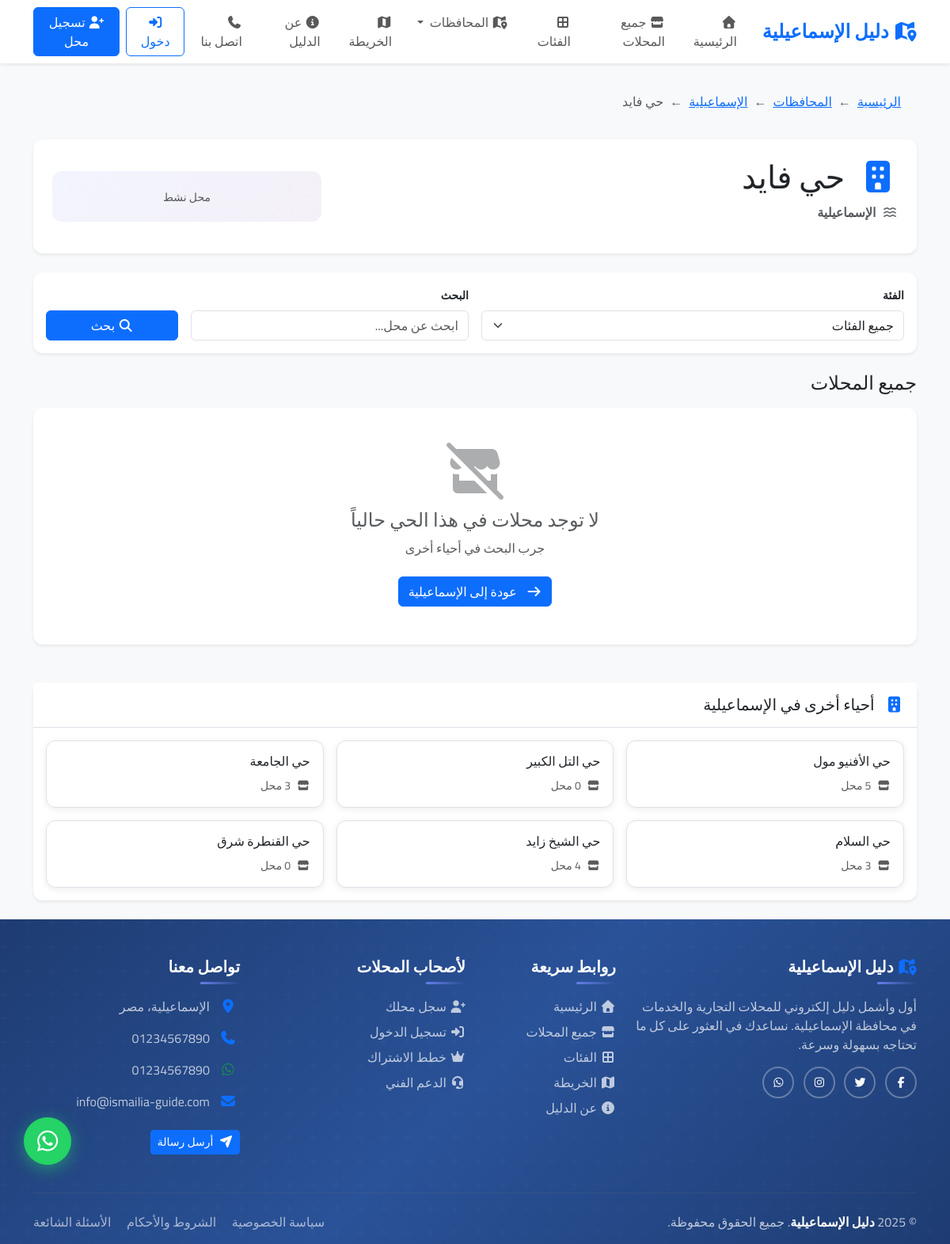
The app's page /district/الإسماعيلية-حي-فايد/ with its own data.
### directory/models.py (models this page shows, shortened)
class District(models.Model):
    governorate = models.ForeignKey(
        'Governorate',
        on_delete=models.CASCADE,
        related_name='districts',
        related_query_name='district',
        verbose_name='المحافظة'
    )
    name = models.CharField(
        max_length=100,
        verbose_name='اسم الحي',
        db_index=True
    )
    slug = models.SlugField(
        max_length=100,
        unique=True,
        blank=True,
        allow_unicode=True,
        verbose_name='الرابط'
    )
    description = models.TextField(
        blank=True,
        verbose_name='الوصف',
        help_text='وصف تفصيلي للحي (اختياري)'
    )
    is_active = models.BooleanField(
        default=True,
        verbose_name='نشط'
    )
    order = models.IntegerField(
        default=0,
        verbose_name='الترتيب'
    )
    created_at = models.DateTimeField(
        auto_now_add=True,
        verbose_name='تاريخ الإنشاء'
    )
    updated_at = models.DateTimeField(
        auto_now=True,
        verbose_name='تاريخ التحديث'
    )
    class Meta:
        verbose_name = 'حي'
        verbose_name_plural = 'الأحياء'
        ordering = ['governorate__order', 'governorate__name', 'order', 'name']
        indexes = [
            models.Index(fields=['slug']),
            models.Index(fields=['governorate', 'is_active']),
            models.Index(fields=['is_active', 'order']),
        ]
        unique_together = [['governorate', 'name']]  # منع تكرار اسم الحي في نفس المحافظة
    def get_business_count(self):
        return self.businesses.filter(is_active=True, is_verified=True).count()

class Governorate(models.Model):
    name = models.CharField(
        max_length=100,
        unique=True,
        verbose_name='اسم المحافظة',
        help_text='مثال: الإسماعيلية، الشرقية، بورسعيد',
        db_index=True
    )
    slug = models.SlugField(
        max_length=100,
        unique=True,
        blank=True,
        allow_unicode=True,
        verbose_name='الرابط'
    )
    description = models.TextField(
        blank=True,
        verbose_name='الوصف',
        help_text='معلومات عن المحافظة (اختياري)'
    )
    icon = models.CharField(
        max_length=50,
        blank=True,
        default='fas fa-city',
        verbose_name='أيقونة Font Awesome',
        help_text='مثال: fas fa-city'
    )
    image = models.ImageField(
        upload_to='governorates/%Y/%m/',
        blank=True,
        null=True,
        verbose_name='صورة المحافظة',
        help_text='صورة تمثيلية للمحافظة (اختياري)'
    )
    is_active = models.BooleanField(
        default=True,
        verbose_name='نشط',
        help_text='إلغاء التفعيل يخفي المحافظة من الموقع'
    )
    order = models.IntegerField(
        default=0,
        verbose_name='الترتيب',
        help_text='رقم أصغر = يظهر أولاً'
    )
    created_at = models.DateTimeField(
        auto_now_add=True,
        verbose_name='تاريخ الإنشاء'
    )
    updated_at = models.DateTimeField(
        auto_now=True,
        verbose_name='تاريخ التحديث'
    )
    class Meta:
        verbose_name = 'محافظة'
        verbose_name_plural = 'المحافظات'
        ordering = ['order', 'name']
        indexes = [
            models.Index(fields=['slug']),
            models.Index(fields=['is_active', 'order']),
        ]

### accounts/context_processors.py (called while the page is built, shortened)
def admin_stats(request):
    if not request.user.is_authenticated or not (request.user.is_staff or request.user.is_superuser):
        return {}

### directory/context_processors.py (called while the page is built)
def seo_defaults(request):
    return {
        'seo': {
            'site_name': getattr(settings, 'SITE_NAME', 'دليل الإسماعيلية'),
            'title': 'دليل الإسماعيلية - دليل شامل للمحلات والخدمات',
            'description': 'دليل شامل للمحلات التجارية والخدمات في الإسماعيلية والمحافظات المجاورة',
            'keywords': 'الإسماعيلية، دليل، محلات، خدمات، مطاعم، صيدليات',
        'navbar_categories': Category.objects.filter(
            is_active=True
        ).order_by('order', 'name')[:8],
        'navbar_governorates': Governorate.objects.filter(
            is_active=True
        ).order_by('order', 'name'),
        'total_categories': Category.objects.filter(is_active=True).count(),
        'total_governorates': Governorate.objects.filter(is_active=True).count(),
        'total_districts': District.objects.filter(is_active=True).count(),
    }
        }

def navbar_context(request):
    navbar_governorates = Governorate.objects.filter(
        is_active=True
    ).annotate(
        business_count=Count(
            'district__business',
            filter=Q(
                district__business__is_active=True,
                district__business__is_verified=True
            ),
            distinct=True
        )
    ).order_by('order', 'name')[:6]
    pending_businesses_count = 0
    pending_reviews_count = 0  # ← صفر مؤقتاً
    if request.user.is_authenticated and (request.user.is_staff or request.user.is_superuser):
        pending_businesses_count = Business.objects.filter(is_verified=False).count()
    return {
        'navbar_governorates': navbar_governorates,
        'pending_businesses_count': pending_businesses_count,
        'pending_reviews_count': pending_reviews_count,
    }

### directory/converters.py (called while the page is built)
    def to_python(self, value):
        return str(value)

    def to_url(self, value):
        return str(value)

### templates/directory/district_detail.html (shortened to what this page needs)
{% extends 'base.html' %}
{% load static %}
{% block content %}
<div class="container py-4">
    <nav aria-label="breadcrumb" class="mb-4">
        <ol class="breadcrumb">
            <li class="breadcrumb-item"><a href="{% url 'home' %}">الرئيسية</a></li>
            <li class="breadcrumb-item"><a href="{% url 'governorates' %}">المحافظات</a></li>
            <li class="breadcrumb-item"><a href="{% url 'governorate_detail' district.governorate.slug %}">{{ district.governorate.name }}</a></li>
            <li class="breadcrumb-item active">{{ district.name }}</li>
        </ol>
    </nav>
    <div class="card shadow-sm border-0 mb-4">
        <div class="card-body p-4">
            <div class="row align-items-center">
                <div class="col-md-8">
                    <h1 class="mb-2">
                        <i class="fas fa-building text-primary me-2"></i>
                        {{ district.name }}
                    </h1>
                    <p class="text-muted mb-3">
                        <i class="{{ district.governorate.icon|default:'fas fa-city' }} me-1"></i>
                        <strong>{{ district.governorate.name }}</strong>
                    </p>
                </div>
                <div class="col-md-4 text-md-end">
                    <div class="d-flex flex-column gap-2">
                        <div class="stat-box">
                            <small class="text-muted">محل نشط</small>
                        </div>
                    </div>
                </div>
            </div>
        </div>
    </div>
    <div class="card shadow-sm border-0 mb-4">
        <div class="card-body">
            <form method="get" class="row g-3">
                <div class="col-md-6">
                    <label class="form-label small fw-bold">الفئة</label>
                    <select name="category" class="form-select" onchange="this.form.submit()">
                        <option value="">جميع الفئات</option>
                    </select>
                </div>
                <div class="col-md-4">
                    <label class="form-label small fw-bold">البحث</label>
                    <input type="text" name="search" class="form-control" placeholder="ابحث عن محل..." value="{{ search_query }}">
                </div>
                <div class="col-md-2 d-flex align-items-end">
                    <button type="submit" class="btn btn-primary w-100">
                        <i class="fas fa-search"></i> بحث
                    </button>
                </div>
            </form>
        </div>
    </div>
    <div class="d-flex justify-content-between align-items-center mb-3">
        <h4 class="mb-0">
            {% if search_query or selected_category %}
            نتائج البحث
            {% else %}
            جميع المحلات
            {% endif %}
        </h4>
    </div>
    {% if businesses %}
    <div class="row g-4 mb-4">
        {% for business in businesses %}
        <div class="col-lg-4 col-md-6">
            {% include 'includes/business_card.html' %}
        </div>
        {% endfor %}
    </div>
    {% if businesses.has_other_pages %}
    <nav class="mt-5">
        <ul class="pagination justify-content-center">
            {% if businesses.has_previous %}
            <li class="page-item">
                <a class="page-link" href="?page=1{% if selected_category %}&category={{ selected_category }}{% endif %}{% if search_query %}&search={{ search_query }}{% endif %}">الأولى</a>
            </li>
            <li class="page-item">
                <a class="page-link" href="?page={{ businesses.previous_page_number }}{% if selected_category %}&category={{ selected_category }}{% endif %}{% if search_query %}&search={{ search_query }}{% endif %}">السابقة</a>
            </li>
            {% endif %}
            <li class="page-item active">
                <span class="page-link">
                    صفحة {{ businesses.number }} من {{ businesses.paginator.num_pages }}
                </span>
            </li>
            {% if businesses.has_next %}
            <li class="page-item">
                <a class="page-link" href="?page={{ businesses.next_page_number }}{% if selected_category %}&category={{ selected_category }}{% endif %}{% if search_query %}&search={{ search_query }}{% endif %}">التالية</a>
            </li>
            <li class="page-item">
                <a class="page-link" href="?page={{ businesses.paginator.num_pages }}{% if selected_category %}&category={{ selected_category }}{% endif %}{% if search_query %}&search={{ search_query }}{% endif %}">الأخيرة</a>
            </li>
            {% endif %}
        </ul>
    </nav>
    {% endif %}
    {% else %}
    <div class="card shadow-sm border-0">
        <div class="card-body text-center py-5">
            <i class="fas fa-store-slash fa-4x text-muted mb-3 opacity-50"></i>
            <h4 class="text-muted">لا توجد محلات في هذا الحي حالياً</h4>
            <p class="text-muted mb-4">جرب البحث في أحياء أخرى</p>
            <a href="{% url 'governorate_detail' district.governorate.slug %}" class="btn btn-primary">
                <i class="fas fa-arrow-right me-2"></i>
                عودة إلى {{ district.governorate.name }}
            </a>
        </div>
    </div>
    {% endif %}
    {% if other_districts %}
    <div class="card shadow-sm border-0 mt-5">
        <div class="card-header bg-white border-bottom py-3">
            <h5 class="mb-0">
                <i class="fas fa-building me-2 text-primary"></i>
                أحياء أخرى في {{ district.governorate.name }}
            </h5>
        </div>
        <div class="card-body">
            <div class="row g-3">
                {% for other_district in other_districts %}
                <div class="col-md-6 col-lg-4">
                    <a href="{% url 'district_detail' other_district.slug %}" class="text-decoration-none">
                        <div class="card h-100 border hover-lift">
                            <div class="card-body">
                                <h6 class="mb-2">{{ other_district.name }}</h6>
                                <small class="text-muted">
                                    <i class="fas fa-store me-1"></i>
                                    {{ other_district.get_business_count }} محل
                                </small>
                            </div>
                        </div>
                    </a>
                </div>
                {% endfor %}
            </div>
        </div>
    </div>
    {% endif %}
</div>
{% endblock %}

### static/css/style.css (style rules this page uses)
body, h1, h2, h3, h4, h5, h6, p, a, button, input, textarea, select, label, span, div { font-family: 'Cairo', sans-serif; }
body { background-color: #f8f9fa; min-height: 100vh; display: flex; flex-direction: column; }
.card { border: none; box-shadow: 0 2px 10px rgba(0,0,0,0.08); transition: transform 0.3s, box-shadow 0.3s; height: 100%; }

### static/css/animations.css (style rules this page uses)
html { scroll-behavior: smooth; }
.hover-lift { transition: all 0.3s ease; }

### templates/base.html (style rules this page uses)
* { font-family: 'Cairo', sans-serif; }
html { scroll-behavior: smooth; height: 100%; }
body { min-height: 100%; display: flex; flex-direction: column; background-color: #f8f9fa; margin: 0; padding: 0; }

### templates/includes/navbar.html (style rules this page uses)
.btn { transition: all 0.3s ease; }

### templates/directory/district_detail.html (style rules this page uses)
.stat-box { background: linear-gradient(135deg, #667eea15 0%, #764ba215 100%); padding: 20px; border-radius: 12px; text-align: center; }
.hover-lift { transition: all 0.3s ease; }
.card { border-radius: 12px; }
.breadcrumb { background: #f8f9fa; padding: 12px 20px; border-radius: 8px; }
.breadcrumb-item + .breadcrumb-item::before { content: "←"; }

### records on screen
District: governorate.name "الإسماعيلية", name "حي فايد"
District: name "حي الأفنيو مول"
District: name "حي التل الكبير"
District: name "حي الجامعة"
District: name "حي السلام"
District: name "حي الشيخ زايد"
District: name "حي القنطرة شرق", get_business_count "0"
